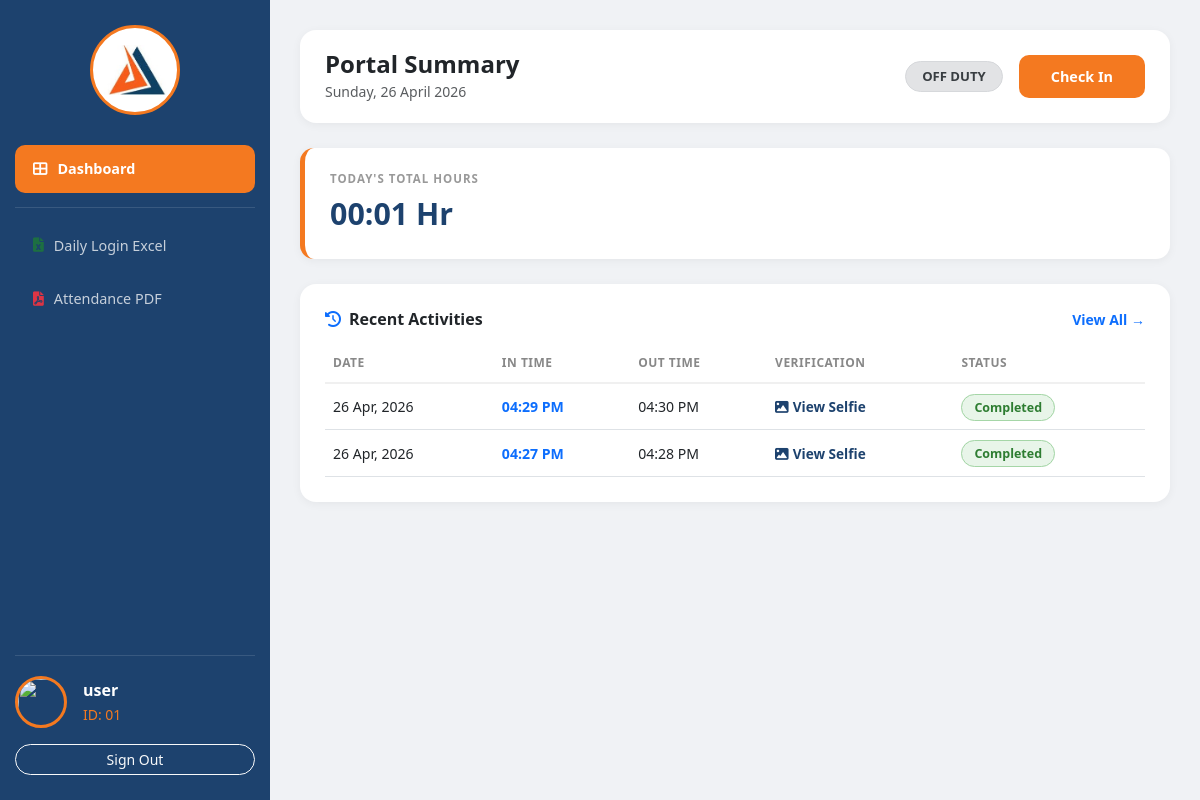
/dashboard (signed in), run on an earlier commit of the app's database.
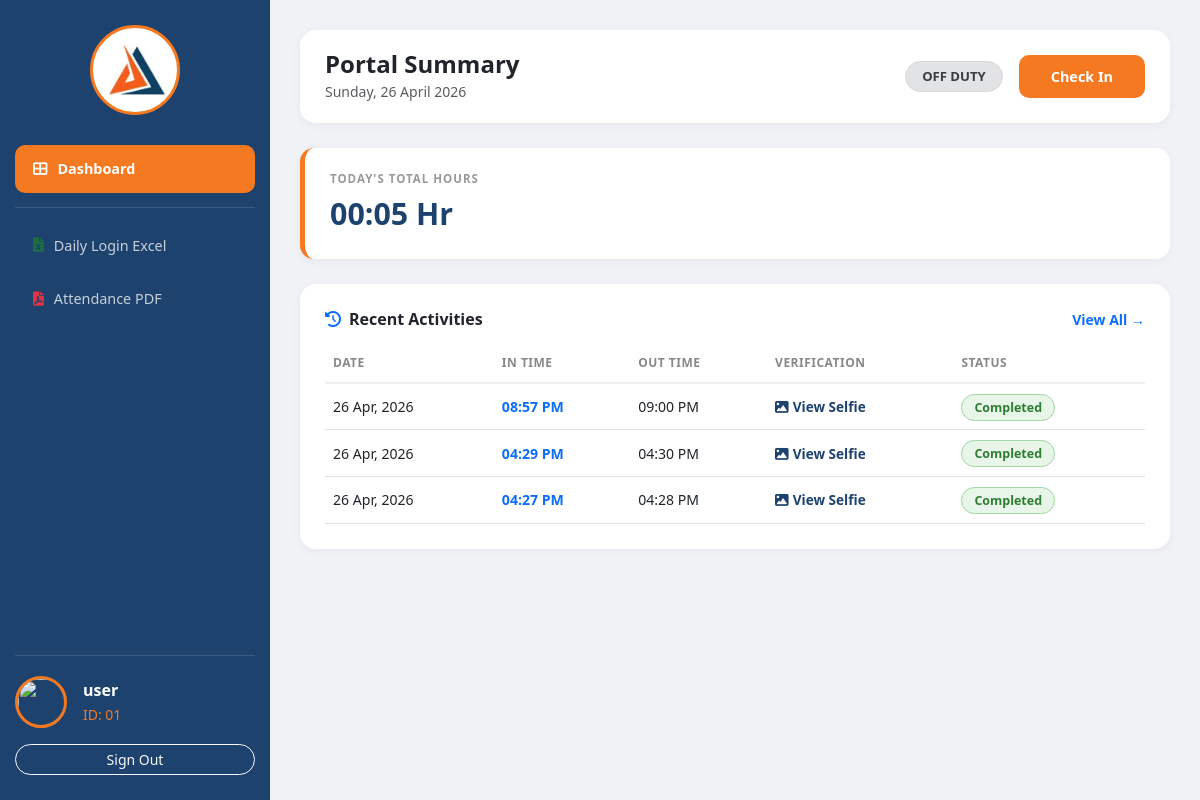
And on a later commit of the database.
### app.py (models this page shows)
class Attendance(db.Model):
    id = db.Column(db.Integer, primary_key=True)
    user_id = db.Column(db.Integer, db.ForeignKey('user.id'))
    emp_full_name = db.Column(db.String(160))
    check_in = db.Column(db.DateTime, default=datetime.now)
    check_out = db.Column(db.DateTime, nullable=True)
    location_in = db.Column(db.String(255))
    location_out = db.Column(db.String(255))
    selfie = db.Column(db.String(255))
    total_seconds = db.Column(db.Integer, default=0)

### app.py (the view)
@app.route('/dashboard')
@login_required
def dashboard():
    today_date = datetime.now().date()
    yesterday_date = today_date - timedelta(days=1)
    week_start = today_date - timedelta(days=7)
    date_display = datetime.now().strftime("%A, %d %B %Y")
    if current_user.role == 'admin':
        logs = Attendance.query.order_by(Attendance.id.desc()).all()
        pending_users = User.query.filter_by(status='pending').all()
        return render_template('admin_dashboard.html', logs=logs, pending=pending_users, today=date_display)
    t_logs = Attendance.query.filter(
        Attendance.user_id == current_user.id,
        func.date(Attendance.check_in) == today_date
    ).all()
    y_logs = Attendance.query.filter(
        Attendance.user_id == current_user.id,
        func.date(Attendance.check_in) == yesterday_date
    ).all()
    w_logs = Attendance.query.filter(
        Attendance.user_id == current_user.id,
        func.date(Attendance.check_in) >= week_start
    ).all()
    stats = {
        'today': calculate_hours(t_logs),
        'yesterday': calculate_hours(y_logs),
        'weekly': calculate_hours(w_logs)
    }
    recent_activity = Attendance.query.filter_by(
        user_id=current_user.id
    ).order_by(Attendance.id.desc()).limit(10).all()
    active_session = Attendance.query.filter_by(
        user_id=current_user.id, check_out=None
    ).first()
    return render_template('emp_dashboard.html',
        logs=recent_activity,
        active=active_session,
        stats=stats,
        today_date=date_display
    )

### app.py (called while the page is built)
@login_manager.user_loader
def load_user(user_id):
    return User.query.get(int(user_id))

def calculate_hours(logs):
    total_sec = 0
    if not logs:
        return "00:00 Hr"
    for log in logs:
        if log.check_in and log.check_out:
            diff = (log.check_out - log.check_in).total_seconds()
            total_sec += diff
    hrs = int(total_sec // 3600)
    mins = int((total_sec % 3600) // 60)
    return f"{hrs:02d}:{mins:02d} Hr"

### templates/emp_dashboard.html (shortened to what the changed rows need)
<!DOCTYPE html>
<html lang="en">
<head>
    <link href="https://cdn.jsdelivr.net/npm/bootstrap@5.3.0/dist/css/bootstrap.min.css" rel="stylesheet">
    <link rel="stylesheet" href="https://cdnjs.cloudflare.com/ajax/libs/font-awesome/6.0.0/css/all.min.css">
</head>
<body>
<div class="main-content">
    <div class="stats-card">
        <div class="stats-label">Today's Total Hours</div>
        <div class="stats-value">{{ stats.today }}</div>
    </div>
    <div class="table-card">
        <div class="table-responsive">
            <table class="table table-hover mb-0">
                <thead>
                    <tr>
                        <th>Date</th>
                        <th>In Time</th>
                        <th>Out Time</th>
                        <th>Verification</th>
                        <th>Status</th>
                    </tr>
                </thead>
                <tbody>
                    {% for log in logs %}
                    <tr>
                        <td class="fw-medium">{{ log.check_in.strftime('%d %b, %Y') }}</td>
                        <td class="fw-bold text-primary">{{ log.check_in.strftime('%I:%M %p') }}</td>
                        <td>{{ log.check_out.strftime('%I:%M %p') if log.check_out else '--:--' }}</td>
                        <td>
                            <a href="/static/uploads/{{ log.selfie }}" target="_blank" class="selfie-link">
                                <i class="fa fa-image me-1"></i>View Selfie
                            </a>
                        </td>
                        <td>
                            {% if log.check_out %}
                                <span class="badge-done">Completed</span>
                            {% else %}
                                <span class="badge-ongoing">Ongoing</span>
                            {% endif %}
                        </td>
                    </tr>
                    {% endfor %}
                </tbody>
            </table>
        </div>
    </div>
</div>
</body>
</html>

What changed in the data, as far as the page shows it:
added Attendance: check_in "26 Apr, 2026", check_in "08:57 PM", check_out "09:00 PM", shows "Completed"
Also different on the page:
{{ stats.today }}: "00:01 Hr" → "00:05 Hr"
